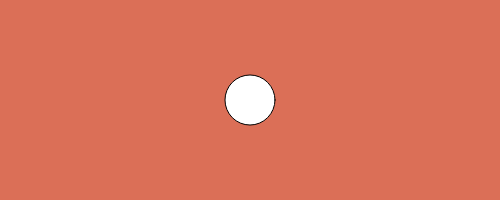
Frame 1 (no input)
Frame 60 (no input): identical to frame 1, image omitted
Frame 120 (the mouse pressed at the canvas centre since frame 60): identical to frame 1, image omitted

The p5.js sketch that drew this single still picture (run headless with seeded random() and noise() and a simulated clock; from frame 60 on, the mouse is pressed at the canvas centre):

// p5.js sketch
// ── sketch.js
function setup() {
    createCanvas( 500, 200 );
}

function draw() {
    background( 'rgb(219, 111, 87)' );

    // translate to the "center" of the canvas
    // do this using width and height
    translate( width/2, height/2 );

    // draw a circle
    ellipse( 0, 0, 50 );
}
